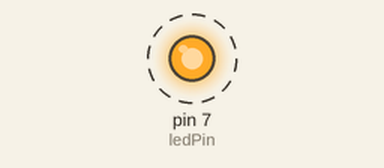
Bench run of a sketch on a simulated Arduino Uno, built with avr-gcc and run on an emulated ATmega328P. Parts: output pins drawn as LEDs (lit = HIGH). Dashed ring = blinking. At 2.0 s the program stops and its outputs stay as they are.

Above: at 1.05 s.
Timing chart, 0 to 3.5 s (numbered marks = the images above):
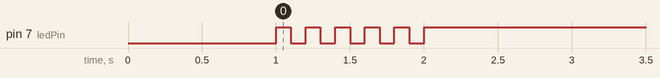

The sketch:

05_practice_2.ino
```cpp
// 7번 핀을 출력으로 설정
int ledPin = 7;


void setup() {
  pinMode(ledPin, OUTPUT);

  // 1초 동안 LED를 켬
  digitalWrite(ledPin, 0);
  delay(1000);
}

void loop() {

  while (1) {
    // 다음 1 초 동안 LED를 5회 반복 즉 0.2초 주기
  for (int i = 0; i < 5; i++) {
    digitalWrite(ledPin, 1);
    delay(100);  // LED를 끄고 0.1초 대기
    digitalWrite(ledPin, 0);
    delay(100);  // LED를 켜고 0.1초 대기
  }


   while (1) {
   digitalWrite(ledPin, 1 ); //무한루프
  }
  }

}
```

Measured:
- by itself, pin 7 (ledPin): alternates HIGH for 0.10 s and LOW for 0.10 s, 11 changes in all, then stays HIGH
